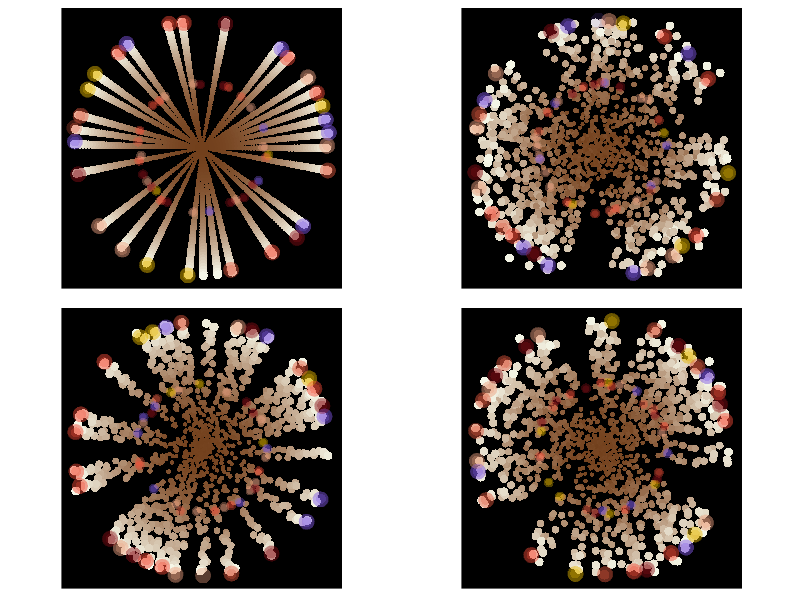
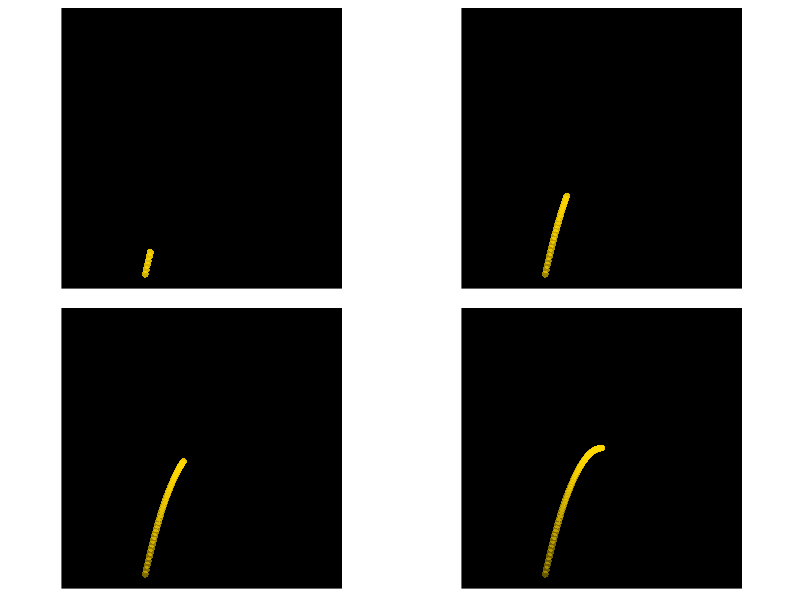

These charts were generated, in order, by the following R code:
## ---- chunk 1
vec_seq <- Vectorize(seq.default, vectorize.args = "to")

dense_line_to_point <- function(cx, cy, x, y) {
  nx <- vec_seq(cx, x, length.out = 45)
  ny <- vec_seq(cy, y, length.out = 45)
  size <- nx^2+ny^2
  return(cbind(nx, ny, size))
}
## ---- chunk 2
get_circumference_matrix <- function(cx, yx, r, random = TRUE) {
  n <- if (random) 55 else 30
  angles <- sample(seq(0, 0.99, length.out = n), 30, 
                   replace = FALSE) * pi * 2
  matrix(c(cos(angles) * r, sin(angles) * r), ncol = 2)
}
## ---- chunk 3
library(ggplot2)
library(gridExtra)

firework <- function(status = NULL, rad = 5, 
                     inner_glow_jitter = 0.1, 
                     outer_glow_jitter = 0.1,
                     point_alpha = 1, 
                     jlines = NA, #allow for manual matrices for later animation
                     glow_inner = NA,
                     glow_outer = NA,
                     col_inner = NA,
                     col_outer = NA) {
  
  rad_outer <- get_circumference_matrix(0, 0, rad)   #points on outer firework radius
  rad_inner <- get_circumference_matrix(0, 0, rad/2) #points on half radius
  
  #lines connecting center + points on circle
  if (is.na(jlines)) jlines <- jitter( 
    dense_line_to_point(0, 0, rad_outer[, 1], rad_outer[, 2]), amount = status)
    
  if (is.na(glow_inner)) glow_inner <- jitter(rad_inner, amount = inner_glow_jitter)
  if (is.na(glow_outer)) glow_outer <- jitter(rad_outer, amount = outer_glow_jitter)
  
  #rnd firework colors for the outer, "glowing" points
  if (is.na(col_inner)) col_inner <- factor(sample(1:6, 30, replace = TRUE))
  if (is.na(col_outer)) col_outer  <- factor(sample(1:6, 30, replace = TRUE))
  
  inner_glow_jitter <- inner_glow_jitter / 5
  outer_glow_jitter <- outer_glow_jitter / 5
      
  pfw <- ggplot() +  
    
    coord_fixed() +
    theme(legend.position = "none") +
    theme(panel.border = element_blank()) +
    theme(line = element_blank()) +
    theme(text = element_blank()) +
    theme(title = element_blank()) + 
    theme(panel.background = element_rect(fill = "black")) +
    theme(panel.grid = element_blank()) +
    xlim(-5, 5) + ylim(-5, 5) +
    
    geom_point(aes(as.vector(jlines[, 1:30]), 
                   as.vector(jlines[, 31:60]),
                   size = as.vector(jlines[, 61:90]), 
                   fill = as.vector(jlines[, 61:90])), 
               stroke = 0, pch = 21, alpha = point_alpha) +
    scale_size_continuous(range = c(1, 3)) +
    scale_fill_continuous(low = "#72401c", high = "#f5f7e8") +
    
    # repeat and jitter for glow effect
    geom_point(aes(jitter(glow_outer[, 1], amount = outer_glow_jitter), 
                   jitter(glow_outer[, 2], amount = outer_glow_jitter),
                   colour = col_outer), size = 3, alpha = 0.3, shape = 16) +
    geom_point(aes(jitter(glow_outer[, 1], amount = outer_glow_jitter), 
                   jitter(glow_outer[, 2], amount = outer_glow_jitter),
                   colour = col_outer), size = 5, alpha = 0.15, shape = 16) +
    geom_point(aes(jitter(glow_outer[, 1], amount = outer_glow_jitter), 
                   jitter(glow_outer[, 2], amount = outer_glow_jitter),
                   colour = col_outer), size = 5, alpha = 0.15, shape = 16) +
    geom_point(aes(jitter(glow_outer[, 1], amount = outer_glow_jitter), 
                   jitter(glow_outer[, 2], amount = outer_glow_jitter),
                   colour = col_outer), size = 5, alpha = 0.15, shape = 16) +
    geom_point(aes(jitter(glow_outer[, 1], amount = outer_glow_jitter), 
                   jitter(glow_outer[, 2], amount = outer_glow_jitter),
                   colour = col_outer), size = 5, alpha = 0.15, shape = 16) +

    geom_point(aes(jitter(glow_inner[, 1], amount = inner_glow_jitter), 
                   jitter(glow_inner[, 2], amount = inner_glow_jitter),
                   colour = col_inner), size = 3, alpha = 0.35, shape = 16) +
    geom_point(aes(jitter(glow_inner[, 1], amount = inner_glow_jitter), 
                   jitter(glow_inner[, 2], amount = inner_glow_jitter),
                   colour = col_inner), size = 2, alpha = 0.2, shape = 16) +
    geom_point(aes(jitter(glow_inner[, 1], amount = inner_glow_jitter), 
                   jitter(glow_inner[, 2], amount = inner_glow_jitter),
                   colour = col_inner), size = 2, alpha = 0.2, shape = 16) +
    
    scale_color_manual(values = c("#e25c41", "#7f5de7", "#891019", "#efa483", "#f44e37", "#e6b700"))
}
## ---- chunk 4
jit <- seq(0, 0.4, length.out = 3)

fws <- lapply(1:4, FUN = function(x) {
  firework(if (x != 1) status = jit[x-1])
})

do.call("grid.arrange", c(fws, nrow = 2))
## ---- chunk 5
#create rocket data
rocket <- cbind(-seq(4, 0, length.out = 100), (-(seq(4, 0, length.out = 100))^2))
rocket_alpha <- matrix(c(rep(1, 2), rep(0, 98)), ncol = 1)

#fill alpha matrix
for(i in 1:49) {
  rocket_alpha <- cbind(rocket_alpha, lag(rocket_alpha[, i], 2, 0))
  rocket_alpha[1:(2+2*i), i+1] <- seq(0.01, 0.75, length.out = (2+2*i))
  rocket_alpha[(2+2*i):100, i] <- 0
}

draw_rocket <- function(rocket, rocket_alpha) {
  rckt <- ggplot() + 
    coord_fixed() +
    theme(legend.position = "none") +
    theme(panel.border = element_blank()) +
    theme(line = element_blank()) +
    theme(text = element_blank()) +
    theme(title = element_blank()) + 
    theme(panel.background = element_rect(fill = "black")) +
    theme(panel.grid = element_blank()) +
    xlim(-5, 5) + ylim(-5, 5) +
    geom_point(aes(rocket[, 1], rocket[, 2], alpha = rocket_alpha), colour = "gold", shape = 16, size = 2) +
    scale_alpha_continuous(range = c(0, 0.9))
  return(rckt)
}
## ---- chunk 6
rckts <- lapply(as.integer(seq(25, 50, length.out = 4)), FUN = function(x) {
  draw_rocket(rocket, rocket_alpha[, x])
}
)
do.call("grid.arrange", c(rckts, nrow = 2))
